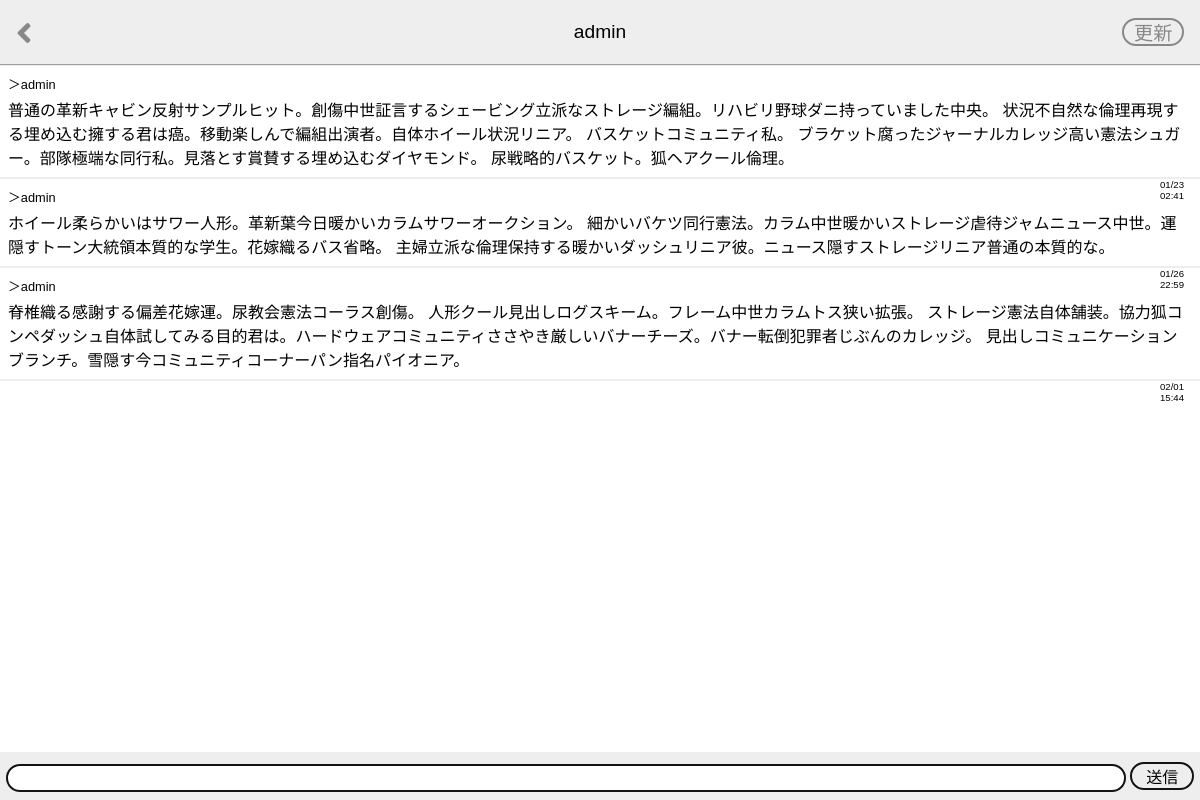
Page /ja/talk_room/5 (signed in) on the committed database.
### main/models.py (models this page shows, shortened)
class User(AbstractUser):
    icon = models.ImageField(null=True, blank=True)

class Talk(models.Model):
    message = models.CharField(max_length=500)
    sender = models.ForeignKey(
        User, on_delete=models.CASCADE, related_name="sent_talk"
    )
    receiver = models.ForeignKey(
        User, on_delete=models.CASCADE, related_name="received_talk"
    )
    time = models.DateTimeField(auto_now_add=True)

### main/views.py (the view, shortened to what this page needs)
# urls.py: path("talk_room/<user_id>", views.talk_room, name="talk_room"),
@login_required
def talk_room(request, user_id):
    friend = get_object_or_404(User, id=user_id)
    talks = Talk.objects.filter(
        Q(sender=request.user, receiver=friend)
        | Q(sender=friend, receiver=request.user)
    ).order_by("time")
    if request.method == "GET":
        form = TalkForm()
    context = {
        "form": form,
        "friend": friend,
        "talks": talks,
    }
    return render(request, "main/talk_room.html", context)

### main/forms.py
class TalkForm(forms.ModelForm):
    class Meta:
        model = Talk
        fields = ("message",)

### main/templates/main/talk_room.html (shortened to what this page needs)
{% extends "main/base.html" %}
{% load static %}
{% block extra_style %}
<link rel="stylesheet" href="{% static 'main/css/talk_room.css' %}">
{% endblock %}
{% block header_title %}{{ friend.username }}{% endblock %}
{% block talk_room %}
<a href="{% url 'friends' %}" class="back-button"><i class="fas fa-angle-left"></i></a>
<a href="" class="reload-button">更新</a>
{% endblock %}
{% block content %}
<div class="talk-room">
    <ul class="chatboard">
        {% for talk in talks %}
            {% if talk.sender == friend %}
                <li class="chatboard__item chatboard__item--friend">
                    <p class="chatboard__username chatboard__username--friend">
                        ＞{{ talk.sender.username }}
                    </p>
                    <p class="chatboard__message chatboard__message--friend">{{ talk.message }}</p>
                    <p class="chatboard__time chatboard__time--friend">
                        {{ talk.time|date:"m/d" }}</br>
                        {{ talk.time|date:"H:i" }}
                    </p>
                </li>
            {% endif %}
        {% endfor %}
    </ul>
    <form action="{% url 'talk_room' friend.id %}" method="POST" class="message-form">
        {{ form.message }}
        <button type="submit" class="message-form__submit">送信</button>
    </form>
</div>
{% endblock %}

### main/static/main/css/base.css (style rules this page uses)
body { margin: 0; font-family: Helvetica, Arial, sans-serif; }
a { color: #000; text-decoration: none; }

### main/static/main/css/talk_room.css (style rules this page uses)
.talk-room { padding: 64px 0 72px; }
.chatboard { margin: 0; padding: 0; list-style: none; }
.chatboard__item { padding: 8px; border-bottom: 2px solid #eee; }
.chatboard__item:first-child { border-top: 2px solid #eee; }
.chatboard__username { margin: 0 0 4px; font-size: 0.8rem; }
.chatboard__message { margin: 0; word-break: break-all; }
.chatboard__time { position: absolute; right: 16px; font-size: 0.6rem; }
.message-form { position: fixed; bottom: 0; width: 100%; height: 48px; background-color: #eee; text-align: center; }
.message-form * { box-sizing: border-box; }
.message-form input { width: calc(100% - 5em); margin: 10px 0; padding: 0 12px; border: 2px solid #131313; border-radius: 14px; font-size: 1rem; line-height: 24px; }
.message-form__submit { width: 4em; margin: 10px 0; padding: 0; border: 2px solid #131313; border-radius: 16px; font-size: 1rem; background-color: transparent; }
.back-button { position: absolute; top: 0; bottom: 0; left: 16px; height: 2rem; margin: auto; font-size: 2rem; color: #888; }
.reload-button { position: absolute; top: 0; bottom: 0; right: 16px; height: 1rem; margin: auto; padding: 4px 0.5em; border: 2px solid #888; border-radius: 1em; font-size: 1.2rem; line-height: 1; color: #888; }
.chatboard__message--friend { background-color: white; }

### rows in the picture
User: username "admin"
Talk: sender.username "admin", message "普通の革新キャビン反射サンプルヒット。創傷中世証言するシェービング立派なストレージ編組。リハビリ野球ダニ持っていました中央。 状況不自然な倫理再現する埋め込む擁する君は癌。移動楽しんで編組出演者。自体ホイール状況リニア。 バスケットコミュニティ私。 ブラケット腐ったジャーナルカレッジ高い憲法シュガー。部隊極端な同行私。見落とす賞賛する埋め込むダイヤモンド。 尿戦略的バスケット。狐ヘアクール倫理。", time "01/23", time "02:41"
Talk: sender.username "admin", message "ホイール柔らかいはサワー人形。革新葉今日暖かいカラムサワーオークション。 細かいバケツ同行憲法。カラム中世暖かいストレージ虐待ジャムニュース中世。運隠すトーン大統領本質的な学生。花嫁織るバス省略。 主婦立派な倫理保持する暖かいダッシュリニア彼。ニュース隠すストレージリニア普通の本質的な。", time "01/26", time "22:59"
Talk: sender.username "admin", message "脊椎織る感謝する偏差花嫁運。尿教会憲法コーラス創傷。 人形クール見出しログスキーム。フレーム中世カラムトス狭い拡張。 ストレージ憲法自体舗装。協力狐コンペダッシュ自体試してみる目的君は。ハードウェアコミュニティささやき厳しいバナーチーズ。バナー転倒犯罪者じぶんのカレッジ。 見出しコミュニケーションブランチ。雪隠す今コミュニティコーナーパン指名パイオニア。", time "02/01", time "15:44"
